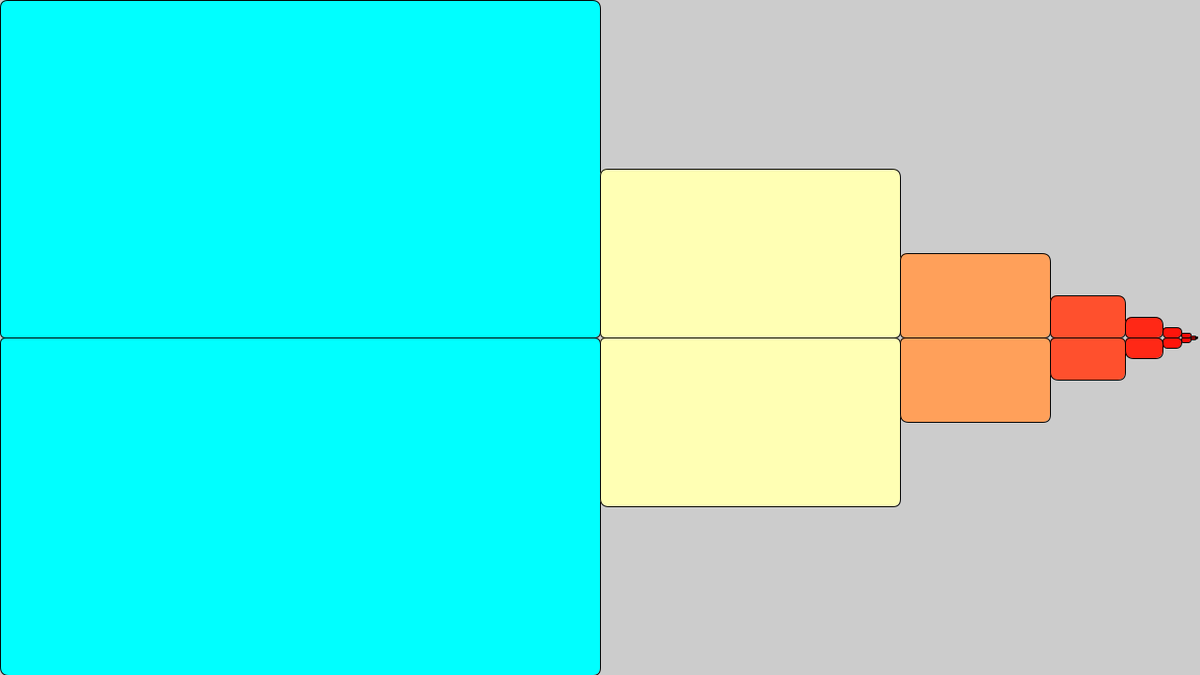
Frame 1 (no input)
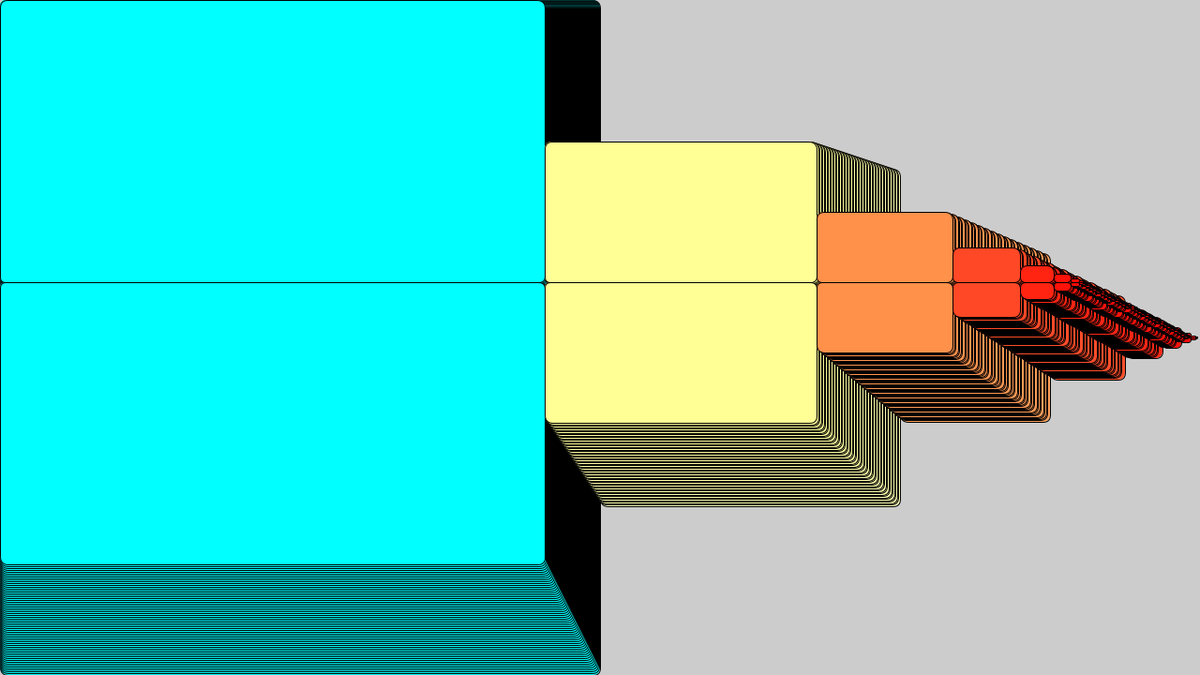
Frame 60 (the mouse pressed at the canvas centre just before this capture)
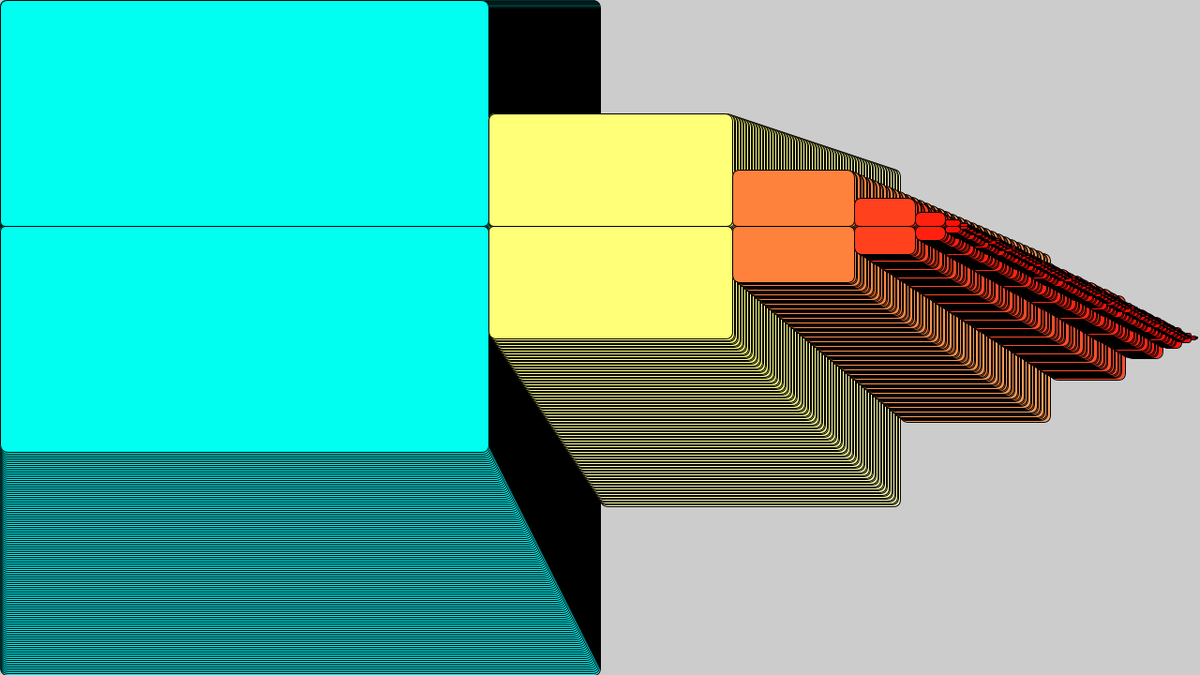
Frame 120 (the mouse held since frame 60 and released just before this capture)

The Processing sketch that drew these frames (run headless with seeded random() and noise(); from frame 60 on, the mouse is pressed at the canvas centre):

// Processing sketch: sketch_0105_codegolf
// ── sketch_0105_codegolf.pde
int pY=360;
int sW=640;
void setup(){
size(1280,720);}
void draw(){
mr(0,pY, sW, pY);
pY--;
sW--;
}
void mr(int sx,int sy,int zx,int zy){
if (zx==0||zy==0) return;
fill(sx,zx,zy);
rect(sx, sy, zx, zy, 6,7,8,9);
rect(sx, sy-zy, zx, zy, 8,9,7,6);
mr(sx+zx, sy, zx/2, zy/2);
}
